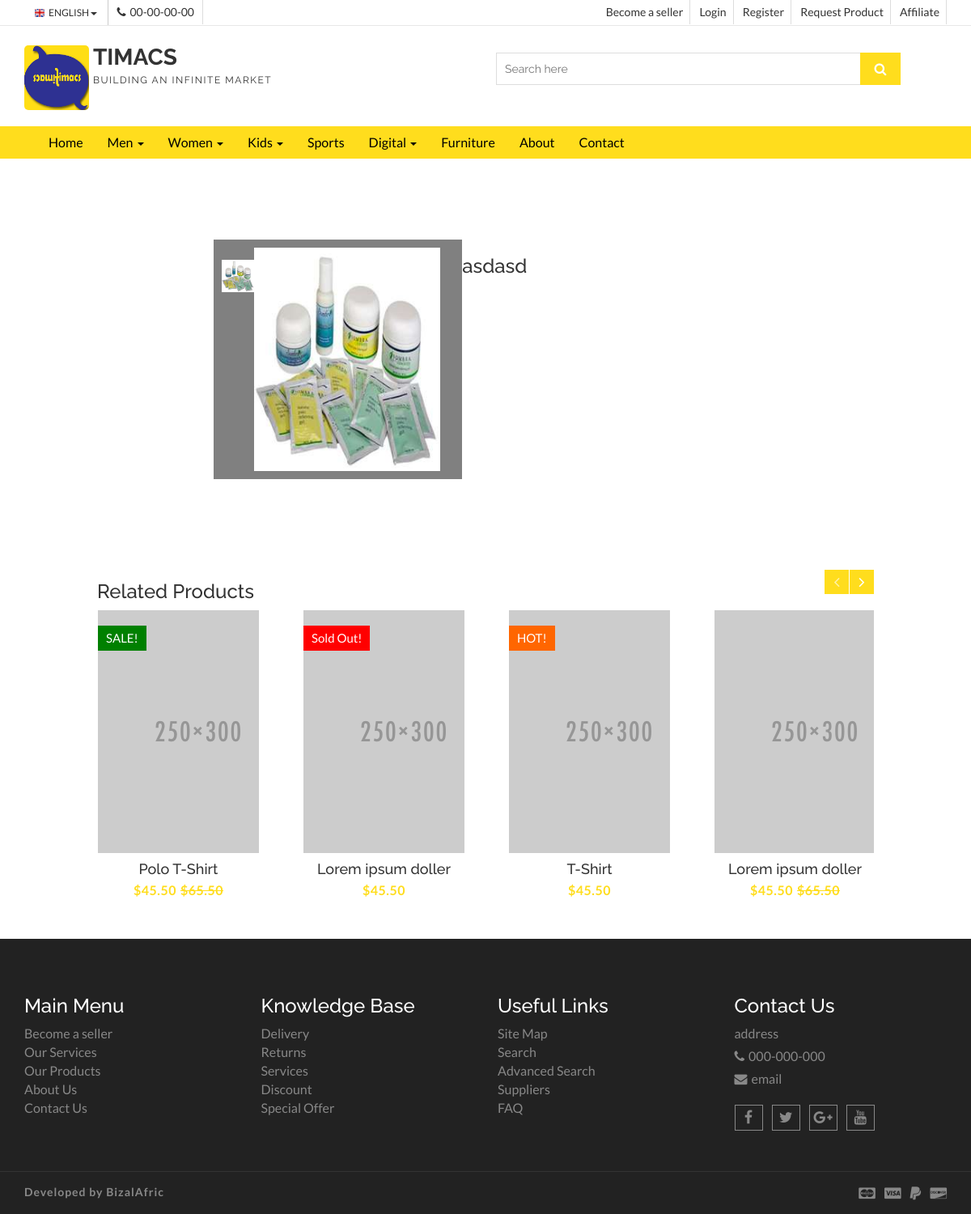
The page /product/detail/asdasd-j911l9uy19 on the database as committed earlier.
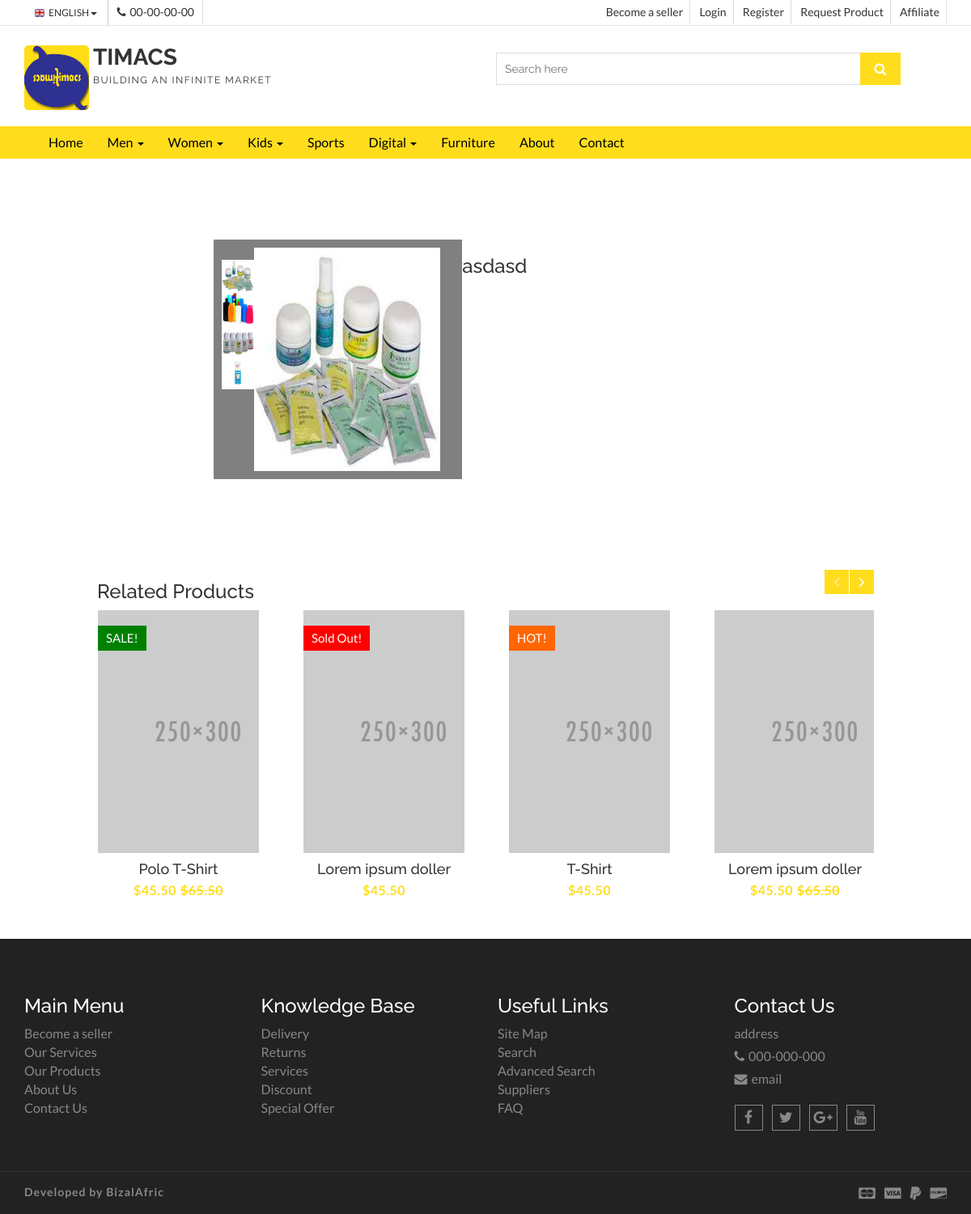
The same page on the database as committed later.
### products/models.py (models this page shows, shortened)
class Product(models.Model):
    stt=(('posted','posted'),('pending','pending'),('sold','sold'))
    st=(('Brand New','Brand New'),('Used','Used'))
    sl=((0,0),(20,20),(30,30),(35,35),(40,40),(45,45),(50,50),(60,60),(70,70),(80,80))
    created        = models.DateTimeField(auto_now_add=True,null=True)
    category       = models.ForeignKey(Category,on_delete=models.CASCADE,related_name="product_category")
    subcategory    = models.ForeignKey(SubCategory,on_delete=models.CASCADE,related_name="product_subcategory")
    productname    = models.CharField(max_length=50,null=True)
    picone         = models.ImageField(upload_to="productimage",null=True,blank=True)
    pictwo         = models.ImageField(upload_to="productimage",null=True,blank=True)
    picthree       = models.ImageField(upload_to="productimage",null=True,blank=True)
    picfour        = models.ImageField(upload_to="productimage",null=True,blank=True)
    descript       = models.TextField(null=True)
    brand          = models.CharField(max_length=100,null=True)
    model          = models.CharField(max_length=100,null=True)
    size           = models.CharField(max_length=100,null=True)
    color          = models.CharField(max_length=50,null=True)
    slug           = models.SlugField(null=True,blank=True)
    location       = models.CharField(null=True,max_length=200)
    user           = models.ForeignKey(CustomUser,on_delete=models.CASCADE,related_name="userproduct")
    status         = models.CharField(max_length=200,null=True,choices=stt,default="pending")
    state          = models.CharField(max_length=200,null=True,choices=st)
    uniqueid       = models.CharField(max_length=200,null=True,blank=True,unique=True)
    sales          = models.IntegerField(choices=sl,default=0 )
    pdprice        = models.DecimalField(max_digits=19,decimal_places=2,null=True,blank=True)
    salesprice     = models.DecimalField(max_digits=19,decimal_places=2,null=True,blank=True)

### homeapp/views.py (the view)
# urls.py: url(r'^product/detail/(?P<slug>[\w-]+)$',views.ProductDetail,name="productdetail"),
def ProductDetail(request,slug):
    product = get_object_or_404(Product,slug=slug)
    context={'product':product}
    template_name="homeapp/productdetail.html"
    return render(request,template_name,context)

### homeapp/templates/homeapp/productdetail.html (shortened to what this page needs)
    {% extends 'homeapp/base.html' %}
    {% block content %}
    {% load staticfiles %}
<link href="{% static 'css/productail.css' %}" rel="stylesheet">
<div class="product-main-container">
<div class= "product-detail-container">
<div class="img-view-container">
  <div class="side-img">
    <div class="img-1">
    <img src="{{product.picone.url}}">
  </div>
    {% if product.pictwo  %}
    <div class="img-1">
    <img src="{{product.pictwo.url}}">
  </div>
    {% endif %}
    {% if product.picthree  %}
    <div class="img-1">
    <img src="{{product.picthree.url}}">
  </div>
    {% endif %}
    {% if product.picfour  %}
    <div class="img-1">
    <img src="{{product.picfour.url}}">
  </div>
    {% endif %}
  </div>
<div class="img-active">
  <img src="{{product.picone.url}}"></img>
</div>
</div>
<div class="produt-info-container">
<div class="info-sub-container">
  <h3>{{product.productname}}</h3>
</div>
</div>
 </div>
          <div class="aa-product-related-item">
            <h3>Related Products</h3>
            <ul class="aa-product-catg aa-related-item-slider">
              <li>
                <figure>
                  <a class="aa-product-img" href="#"><img src="img/man/polo-shirt-2.png" alt="polo shirt img"></a>
                   <figcaption>
                    <h4 class="aa-product-title"><a href="#">Polo T-Shirt</a></h4>
                    <span class="aa-product-price">$45.50</span><span class="aa-product-price"><del>$65.50</del></span>
                  </figcaption>
                </figure>
                <span class="aa-badge aa-sale" href="#">SALE!</span>
              </li>
              <li>
                <figure>
                  <a class="aa-product-img" href="#"><img src="img/women/girl-2.png" alt="polo shirt img"></a>
                  <figcaption>
                    <h4 class="aa-product-title"><a href="#">Lorem ipsum doller</a></h4>
                    <span class="aa-product-price">$45.50</span>
                  </figcaption>
                </figure>
                 <span class="aa-badge aa-sold-out" href="#">Sold Out!</span>
              </li>
              <li>
                <figure>
                  <a class="aa-product-img" href="#"><img src="img/man/t-shirt-1.png" alt="polo shirt img"></a>
                </figure>
                <figcaption>
                  <h4 class="aa-product-title"><a href="#">T-Shirt</a></h4>
                  <span class="aa-product-price">$45.50</span>
                </figcaption>
                 <span class="aa-badge aa-hot" href="#">HOT!</span>
              </li>
              <li>
                <figure>
                  <a class="aa-product-img" href="#"><img src="img/women/girl-3.png" alt="polo shirt img"></a>
                   <figcaption>
                    <h4 class="aa-product-title"><a href="#">Lorem ipsum doller</a></h4>
                    <span class="aa-product-price">$45.50</span><span class="aa-product-price"><del>$65.50</del></span>
                  </figcaption>
                </figure>
              </li>
            </ul>
          </div>
        </div>
      </div>
{% endblock %}

Rows that differ between the two databases and show on the page:
changed Product "asdasd": picone: a different picture; pictwo: picture added; picthree: picture added; picfour: picture added
